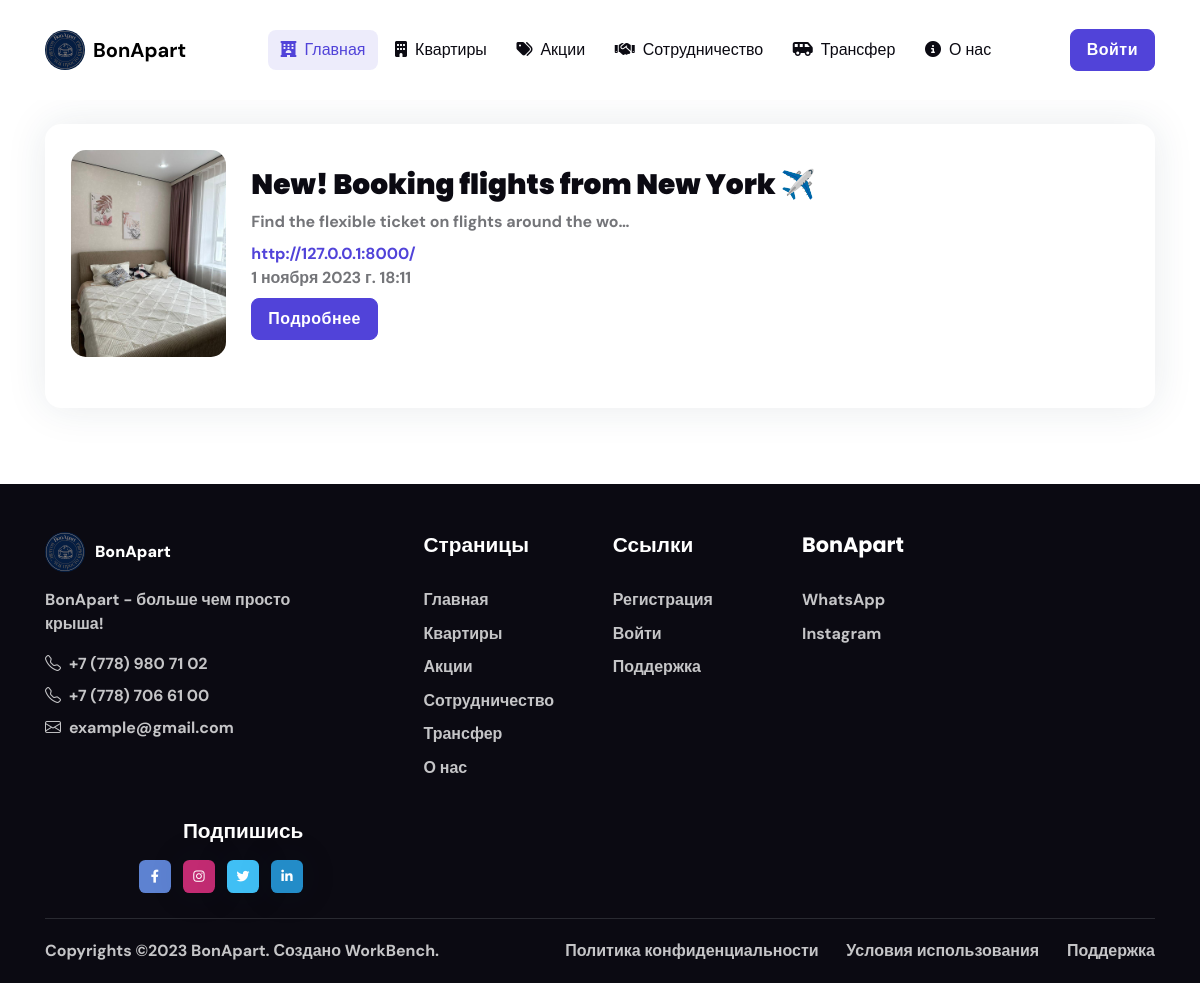
Before: /users/notifications/ with the older database file.
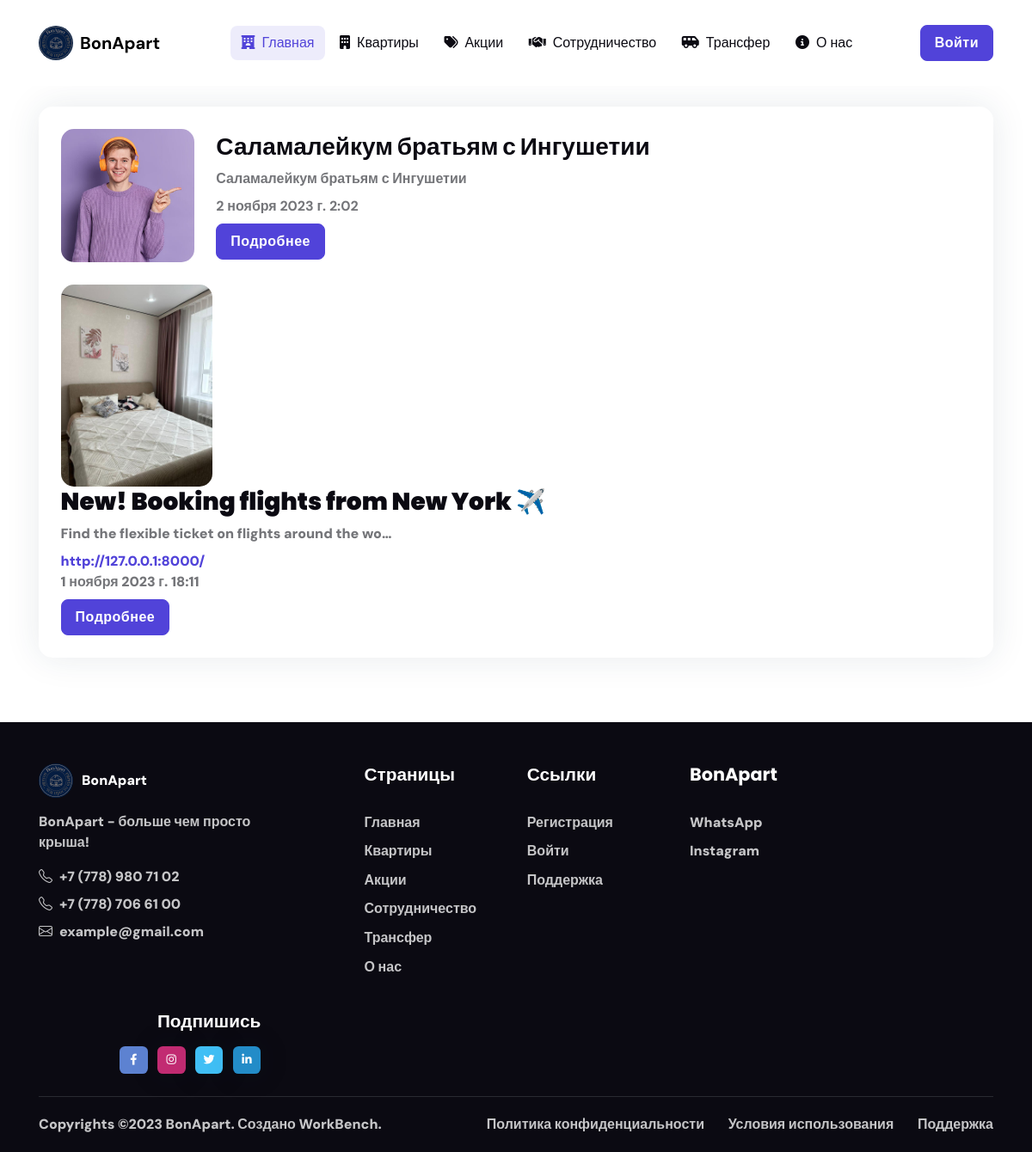
After: the same page with the newer database file.
### users/models.py (models this page shows, shortened)
class Notification(models.Model):
    event_type = models.CharField(max_length=50, blank=True, null=True)
    message = models.TextField()
    read = models.BooleanField(default=False)
    timestamp = models.DateTimeField(auto_now_add=True)
    photo = models.ImageField(upload_to='notifications/', blank=True, null=True)
    link = models.URLField(max_length=200, blank=True, null=True)
    class Meta:
        verbose_name = 'Уведомление'
        verbose_name_plural = 'Уведомления'

### users/views.py (the view, shortened to what this page needs)
# urls.py: path('notifications/', NotificationView.as_view(), name='notifications'),
class NotificationView(View):
    template_name = 'user_templates/notifications.html'
    def get(self, request):
        notifications = Notification.objects.filter(read=False).order_by('-timestamp')
        return render(request, self.template_name, {'notifications': notifications})

### templates/user_templates/notifications.html (shortened to what the changed rows need)
<!DOCTYPE html>
{% load static %}
<html lang="ru">
<head>
		<link rel="stylesheet" type="text/css" href="{% static 'css/all.min.css' %}">
		<link rel="stylesheet" type="text/css" href="{% static 'css/bootstrap-icons.css' %}">
		<link rel="stylesheet" type="text/css" href="{% static 'css/glightbox.css' %}">
		<link rel="stylesheet" type="text/css" href="{% static 'css/flatpickr.min.css' %}">
		<link rel="stylesheet" type="text/css" href="{% static 'css/choices.min.css' %}">
		<link rel="stylesheet" type="text/css" href="{% static 'css/tiny-slider.css' %}">
		<link rel="stylesheet" type="text/css" href="{% static 'css/style.css' %}">
</head>
<body>
    <div class="container">
		<div class="row g-4">
			<div class="col-12" style="margin: 50px 0px 50px 0px">
				<div class="card card-body shadow p-4">
					<div class="row g-4 align-items-center">
                        {% for notification in notifications %}
                            {% if notification.photo %}
                                <div class="col-sm-3 col-lg-2">
                                    <img style="border-radius: 15px;" src="{{ notification.photo.url }}" alt="">
                                </div>
                            {% else %}
                                <div class="col-sm-3 col-lg-2">
                                    <img src="{% static 'images/22.svg' %}" alt="">
                                </div>
                            {% endif %}
						<div class="col-sm-9 col-lg-6 col-xl-7">
							<h4><b>{{ notification.event_type }}</h4>
							<p class="mb-2">{{ notification.message|truncatechars:50 }}</p>
                            {% if notification.link %}
                                <a class="mb-2">{{ notification.link }}</a>
                            {% endif %}
                            <p class="mb-2">{{ notification.timestamp }}</p>
                            <a href="#" class="btn btn-primary mb-0">Подробнее</a>
						</div>
                        {% endfor %}
					</div>
				</div>
			</div>
		</div>
	</div>
    <footer class="bg-dark pt-5">
	<div class="container">
		<div class="row g-4">
			<div class="col-lg-3">
				<a href="index.html" style="display: flex;">
					<img class="h-40px" style="border-radius: 50px;" src="{% static 'images/logo.jpg' %}" alt="logo">
					<p style="margin: auto; margin-left: 10px; color: white;"><b>BonApart</b></p>
				</a>
				<p class="my-3 text-body-secondary">BonApart - больше чем просто крыша!</p>
				<p class="mb-2"><a href="#" class="text-body-secondary text-primary-hover"><i class="bi bi-telephone me-2"></i>+7 (778) 980 71 02</a> </p>
				<p class="mb-2"><a href="#" class="text-body-secondary text-primary-hover"><i class="bi bi-telephone me-2"></i>+7 (778) 706 61 00</a> </p>
				<p class="mb-0"><a href="#" class="text-body-secondary text-primary-hover"><i class="bi bi-envelope me-2"></i>example@gmail.com</a></p>
			</div>
			<div class="col-lg-8 ms-auto">
				<div class="row g-4">
					<div class="col-6 col-md-3">
						<ul class="nav flex-column text-primary-hover">
							<li class="nav-item"><a class="nav-link text-body-secondary" href="index.html">Главная</a></li>
							<li class="nav-item"><a class="nav-link text-body-secondary" href="apartments_list.html">Квартиры</a></li>
							<li class="nav-item"><a class="nav-link text-body-secondary" href="#">Акции</a></li>
							<li class="nav-item"><a class="nav-link text-body-secondary" href="#">Сотрудничество</a></li>
							<li class="nav-item"><a class="nav-link text-body-secondary" href="#">Трансфер</a></li>
							<li class="nav-item"><a class="nav-link text-body-secondary" href="#">О нас</a></li>
						</ul>
					</div>
					<div class="col-6 col-md-3">
						<ul class="nav flex-column text-primary-hover">
							<li class="nav-item"><a class="nav-link text-body-secondary" href="#">Регистрация</a></li>
							<li class="nav-item"><a class="nav-link text-body-secondary" href="#">Войти</a></li
							<li class="nav-item"><a class="nav-link text-body-secondary" href="#">Поддержка</a></li>
						</ul>
					</div>
					<div class="col-6 col-md-3">
						<ul class="nav flex-column text-primary-hover">
							<li class="nav-item"><a class="nav-link text-body-secondary" href="#">WhatsApp</a></li>
							<li class="nav-item"><a class="nav-link text-body-secondary" href="#">Instagram</a></li>
						</ul>
					</div>
				</div>
			</div>
		</div>
		<div class="row">
			<div class="container">
				<div class="d-lg-flex justify-content-between align-items-center py-3 text-center text-lg-start">
					<div class="text-body-secondary text-primary-hover"> Copyrights ©2023 BonApart. Создано <a href="http://workbenchkz.pythonanywhere.com/" class="text-body-secondary">WorkBench</a>. </div>
					<div class="nav mt-2 mt-lg-0">
						<ul class="list-inline text-primary-hover mx-auto mb-0">
							<li class="list-inline-item me-0"><a class="nav-link text-body-secondary py-1" href="#">Политика конфиденциальности</a></li>
							<li class="list-inline-item me-0"><a class="nav-link text-body-secondary py-1" href="#">Условия использования</a></li>
							<li class="list-inline-item me-0"><a class="nav-link text-body-secondary py-1 pe-0" href="#">Поддержка</a></li>
						</ul>
					</div>
				</div>
			</div>
		</div>
	</div>
</footer>
</body>
</html>

Changed rows visible on the page:
added Notification: photo (picture), event_type "Саламалейкум братьям с Ингушетии", message "Саламалейкум братьям с Ингушетии", timestamp "2 ноября 2023 г. 2:02"
